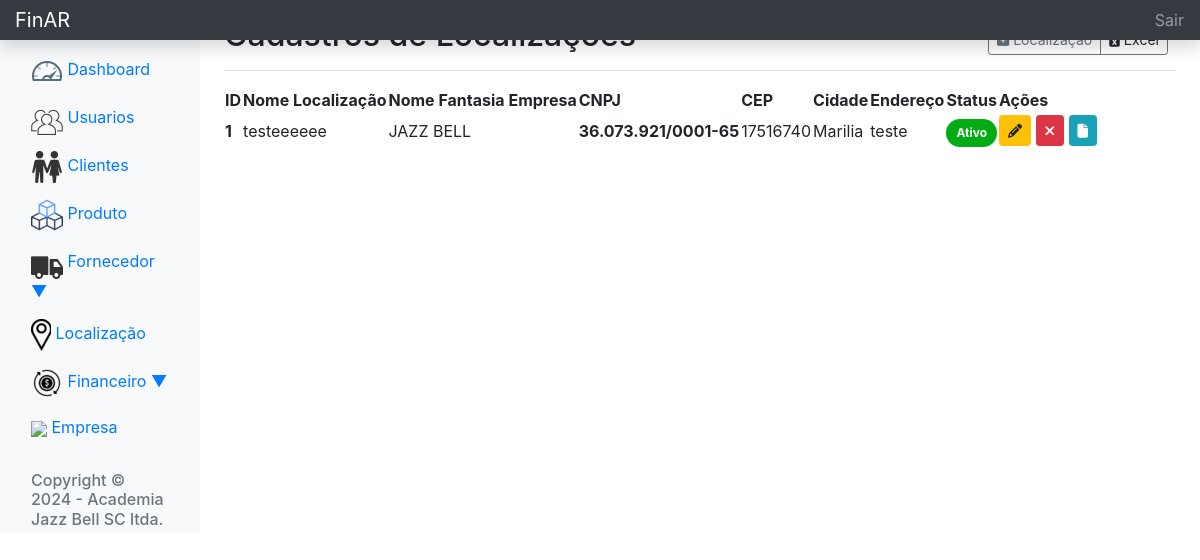
The app's page /index.php/localizacao with its own data.
### tables this page shows
CREATE TABLE `localizacao` (
  `id_localizacao` int(11) NOT NULL,
  `nome` varchar(50) NOT NULL,
  `id_empresa` int(11) NOT NULL,
  `status` char(1) NOT NULL
);

CREATE TABLE `empresa` (
  `id_empresa` int(11) NOT NULL,
  `razao_social` varchar(50) NOT NULL,
  `nome_fantasia` varchar(50) NOT NULL,
  `cnpj` char(18) NOT NULL,
  `cep` char(10) NOT NULL,
  `endereco` varchar(100) NOT NULL,
  `numero` char(5) NOT NULL,
  `bairro` varchar(50) NOT NULL,
  `complemento` varchar(100) NOT NULL,
  `cidade` varchar(50) NOT NULL,
  `uf` char(2) NOT NULL,
  `telefone` char(14) NOT NULL,
  `situacao` char(1) NOT NULL
);

### application/controllers/Localizacao.php (called while the page is built, shortened)
<?php
class Localizacao extends CI_Controller {
    public function __construct()
    {
		$this->load->model("localizacao_model");
    }
	public function index()
	{
		$data["localizacao"] =  $this->localizacao_model->index();
		$data["title"] = "Localização - FinAR";
		$this->load->view('templates/header',$data);
		$this->load->view('templates/nav-top',$data);
		$this->load->view('pages/localizacao',$data);
	}
}

### index.php (called while the page is built, shortened)
<?php
require_once BASEPATH.'core/CodeIgniter.php';

### application/models/localizacao_model.php (called while the page is built, shortened)
<?php
class Localizacao_model extends CI_Model {
    public function index()
    {
        return $this->db->query("SELECT
        localizacao.id_localizacao,
        localizacao.nome,
        localizacao.status,
        empresa.nome_fantasia,
        empresa.cnpj,
        empresa.cep,
        empresa.cidade,
        empresa.endereco
        FROM localizacao
        INNER JOIN empresa on empresa.id_empresa = localizacao.id_empresa
        WHERE empresa.situacao = 'T'")->result_array();
    }
}

### application/views/pages/localizacao.php (the view, shortened to what this page needs)
<main role="main" class="col-md-9 ml-sm-auto col-lg-10 px-4">
    <link rel="stylesheet" href="https://cdn.datatables.net/2.0.2/css/dataTables.dataTables.css">
    <div class="d-flex justify-content-between flex-wrap flex-md-nowrap align-items-center pt-3 pb-2 mb-3 border-bottom">
        <h1 class="h2">Cadastros de Localizações</h1>
        <div class="btn-group mr-2">
            <a href="<?= base_url() ?>localizacao/new" class="btn btn-sm btn-outline-secondary"><i class="fas fa-plus-square"></i> Localização</a>
            <a onclick="controleDialog()" class="btn btn-sm btn-outline-secondary"><i class="fa-solid fa-file-excel"></i> Excel</a>
        </div>
    </div>
    <div class="table-responsive">
        <table class="row-border" id="localizacao">
            <thead>
                <tr>
                    <th>ID</th>
                    <th>Nome Localização</th>
                    <th>Nome Fantasia Empresa</th>
                    <th>CNPJ</th>
                    <th>CEP</th>
                    <th>Cidade</th>
                    <th>Endereço</th>
                    <th>Status</th>
                    <th>Ações</th>
                </tr>
            </thead>
            <tbody>
                <?php foreach($localizacao as $localizacao) : ?>
                <tr>
                    <th><?= $localizacao['id_localizacao']?></th>
                    <td><?= $localizacao['nome']?></td>
                    <td><?= $localizacao['nome_fantasia']?></td>
                    <th><?= $localizacao['cnpj']?></th>
                    <td><?= $localizacao['cep']?></td>
                    <td><?= $localizacao['cidade']?></td>
                    <td><?= $localizacao['endereco']?></td>
                    <?php if($localizacao['status'] == 'F') : ?>
				        <td><span class="badge badge-pill pull-right" style="background-color: #f28b05; color: #fff;     padding: 8px 10px; margin-top: 5px;">Inativo</span></td>
			        <?php else :?>
				        <td><span class="badge badge-pill pull-right" style="background-color: #03ab14; color: #fff;     padding: 8px 10px; margin-top: 5px;">Ativo</span></td>
			        <?php endif ; ?>
                    <td>
                            <a title="Editar Localizacao" href="javascript:goEdit(<?= $localizacao['id_localizacao']?>)" class="btn btn-warning btn-sm btn-info"><i class="fa-solid fa-pencil"></i></a>
                            <?php if($localizacao['status'] == 'F') : ?>
                                <a title="Ativar Localizacao" href="javascript:goAtiva(<?= $localizacao['id_localizacao']?>)" class="btn btn-success btn-sm btn-success"><i class="fa-solid fa-check"></i></a>
                            <?php else :?>
                                <a title="Inativar Localizacao" href="javascript:goInativa(<?= $localizacao['id_localizacao']?>)" class="btn btn-primary btn-sm btn-danger"><i class="fa-solid fa-xmark"></i></a>
                            <?php endif ; ?>
                                <a title="Documentos Localização" href="javascript:goDocumentos(<?= $localizacao['id_localizacao']?>)" class="btn btn-info btn-sm btn-info"><i class="fa-solid fa-file"></i></a>
                </tr>
                <?php endforeach;?>
            </tbody>
        </table>
    </div>
</main>

### records on screen
localizacao: id_localizacao "1", nome "testeeeeee", id_empresa.nome_fantasia "JAZZ BELL", id_empresa.cnpj "36.073.921/0001-65", id_empresa.cep "17516740", id_empresa.cidade "Marilia", id_empresa.endereco "teste", status "Ativo"
